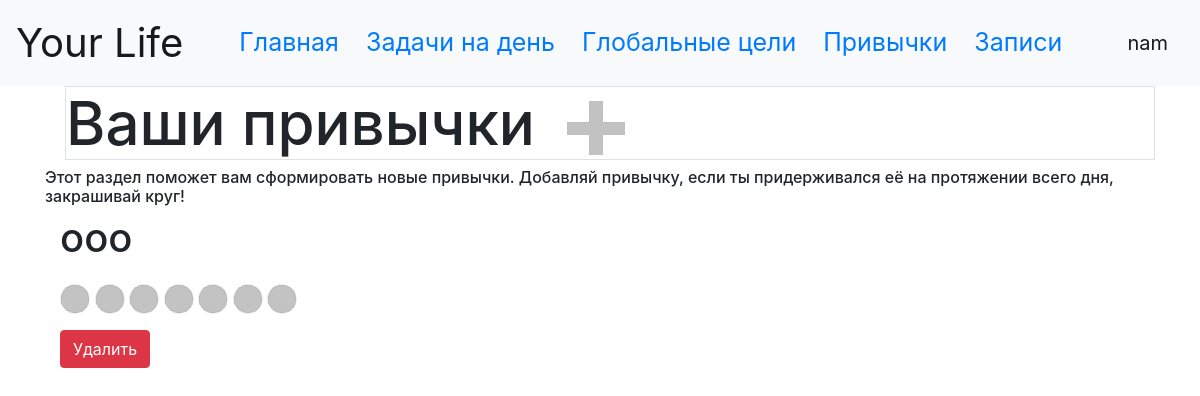
The page /habits (signed in) on the database as committed earlier.
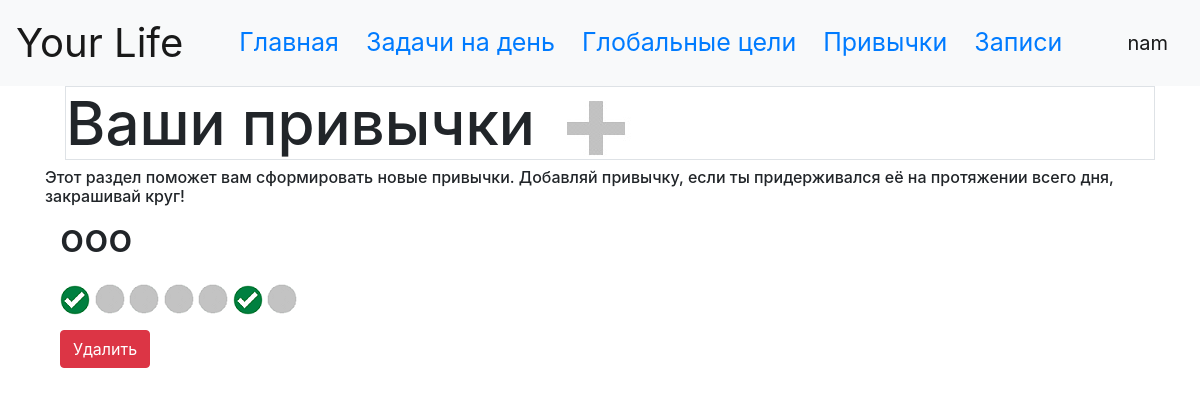
The same page on the database as committed later.
### data/users.py (models this page shows, shortened)
class User(SqlAlchemyBase, UserMixin, SerializerMixin):
    __tablename__ = 'users'
    id = sqlalchemy.Column(sqlalchemy.Integer,
                           primary_key=True, autoincrement=True)
    surname = sqlalchemy.Column(sqlalchemy.String, nullable=True)
    name = sqlalchemy.Column(sqlalchemy.String, nullable=True)
    age = sqlalchemy.Column(sqlalchemy.Integer, nullable=True)
    about = sqlalchemy.Column(sqlalchemy.String, nullable=True)
    email = sqlalchemy.Column(sqlalchemy.String,
                              index=True, unique=True, nullable=True)
    hashed_password = sqlalchemy.Column(sqlalchemy.String, nullable=True)
    modified_date = sqlalchemy.Column(sqlalchemy.DateTime,
                                      default=datetime.datetime.now)
    task = orm.relation("Task", back_populates='user')
    aim = orm.relation("Aim", back_populates='user')
    habit = orm.relation("Habit", back_populates='user')
    blog = orm.relation("Blog", back_populates='user')

### data/habits.py (models this page shows)
class Habit(SqlAlchemyBase, UserMixin, SerializerMixin):
    __tablename__ = 'habits'
    id = sqlalchemy.Column(sqlalchemy.Integer,
                           primary_key=True, autoincrement=True)
    name = sqlalchemy.Column(sqlalchemy.String, nullable=True)
    author = sqlalchemy.Column(sqlalchemy.Integer,
                               sqlalchemy.ForeignKey("users.id"), nullable=True)
    day1 = sqlalchemy.Column(sqlalchemy.Boolean)
    day2 = sqlalchemy.Column(sqlalchemy.Boolean)
    day3 = sqlalchemy.Column(sqlalchemy.Boolean)
    day4 = sqlalchemy.Column(sqlalchemy.Boolean)
    day5 = sqlalchemy.Column(sqlalchemy.Boolean)
    day6 = sqlalchemy.Column(sqlalchemy.Boolean)
    day7 = sqlalchemy.Column(sqlalchemy.Boolean)
    create_date = sqlalchemy.Column(sqlalchemy.DateTime,
                                    default=datetime.date.today)
    user = orm.relation('User')

### server.py (the view)
@app.route('/habits')
def habits():
    update_habits()
    session = db_session.create_session()
    task = session.query(Habit)
    return render_template("habits.html", news=task)

### data/db_session.py (called while the page is built)
def create_session() -> Session:
    global __factory
    return __factory()

### server.py (called while the page is built)
@login_manager.user_loader
def load_user(user_id):
    session = db_session.create_session()
    return session.query(User).get(user_id)

def update_habits():
    session = db_session.create_session()
    date_now = datetime.datetime.now()
    for elem in session.query(Habit):
        date_2 = elem.create_date
        difference = date_2 - date_now
        if difference.days == -8:
            habit_id = elem.id
            requests.delete(f'http://localhost:{PORT}/api/habits/{habit_id}').json()

### templates/habits.html
{% extends "base.html" %}
{% block content %}
<h1 class='border' style="font-size: 60px; margin-left: 20px;">Ваши привычки
    <a href="/add_habit" style="text-indent: 800 px;">
        <img src="{{ url_for('static', filename='add_icon.jpg') }}">
    </a>
        <h6>Этот раздел поможет вам сформировать новые привычки.
            Добавляй привычку, если ты придерживался её на протяжении всего дня, закрашивай круг!</h6>
</h1>
<nav>
    {% for item in news%}
    {% if current_user.email == item.author %}
    <div class="col-md6 rounded">
        <label class="container">
            <h1>
                {{ item.name }}
            </h1>
            <a href="/change_habit/1/{{ item.id }}">
                {% if item.day1 == True %}
                <img src="{{ url_for('static', filename='done_habit.png') }}">
                {% else %}
                <img src="{{ url_for('static', filename='no_done_habit.png') }}">
                {% endif %}
            </a>
            <a href="/change_habit/2/{{ item.id }}">
                {% if item.day2 == True %}
                <img src="{{ url_for('static', filename='done_habit.png') }}">
                {% else %}
                <img src="{{ url_for('static', filename='no_done_habit.png') }}">
                {% endif %}
            </a>
            <a href="/change_habit/3/{{ item.id }}">
                {% if item.day3 == True %}
                <img src="{{ url_for('static', filename='done_habit.png') }}">
                {% else %}
                <img src="{{ url_for('static', filename='no_done_habit.png') }}">
                {% endif %}
            </a>
            <a href="/change_habit/4/{{ item.id }}">
                {% if item.day4 == True %}
                <img src="{{ url_for('static', filename='done_habit.png') }}">
                {% else %}
                <img src="{{ url_for('static', filename='no_done_habit.png') }}">
                {% endif %}
            </a>
            <a href="/change_habit/5/{{ item.id }}">
                {% if item.day5 == True %}
                <img src="{{ url_for('static', filename='done_habit.png') }}">
                {% else %}
                <img src="{{ url_for('static', filename='no_done_habit.png') }}">
                {% endif %}
            </a>
            <a href="/change_habit/6/{{ item.id }}">
                {% if item.day6 == True %}
                <img src="{{ url_for('static', filename='done_habit.png') }}">
                {% else %}
                <img src="{{ url_for('static', filename='no_done_habit.png') }}">
                {% endif %}
            </a>
            <a href="/change_habit/7/{{ item.id }}">
                {% if item.day7 == True %}
                <img src="{{ url_for('static', filename='done_habit.png') }}">
                {% else %}
                <img src="{{ url_for('static', filename='no_done_habit.png') }}">
                {% endif %}
            </a>
            <div>
                <a href="/habit_delete/{{ item.id }}" class="btn btn-danger">Удалить</a>
            </div>
        </label>
    </div>
    {% endif %}
    {% endfor %}
</nav>
{% endblock %}

### templates/base.html (shortened to what this page needs)
<!doctype html>
<html lang="en">
<head>
    <link rel="stylesheet"
          href="https://stackpath.bootstrapcdn.com/bootstrap/4.4.1/css/bootstrap.min.css"
>
</head>
<body>
<header>
    <nav class="navbar navbar-light bg-light">
        <a class="navbar-brand" href="/" style="font-size: 40px;">Your Life</a>
        <div class="menu mr-auto" style="font-size: 25px; margin-left: 20px;">
            {% if current_user.is_authenticated %}
            <a href="/" style="font-size: 25px; margin-left: 20px;">Главная</a>
            <a href="/tasks" style="font-size: 25px; margin-left: 20px;">Задачи на день</a>
            <a href="/aims" style="font-size: 25px; margin-left: 20px;">Глобальные цели</a>
            <a href="/habits" style="font-size: 25px; margin-left: 20px;">Привычки</a>
            <a href="/blog" style="font-size: 25px; margin-left: 20px;">Записи</a>
            {% endif %}
        </div>
        {% if current_user.is_authenticated %}
        <a class="navbar-brand" href="/logout" style="font-size: 20px;">{{ current_user.name }}</a>
        {% else %}
        <p>
            <a class="btn btn-primary " href="/register">Зарегистрироваться</a>
            <a class="btn btn-success" href="/login">Войти</a>
        </p>
        {% endif %}
    </nav>
</header>
<main role="main" class="container">
    {% block content %}{% endblock %}
</main>
</body>
</html>

Rows that differ between the two databases and show on the page:
changed Habit "ooo": day1: picture added; day6: picture added; day1: picture removed; day6: picture removed
